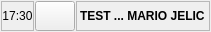
           <widget class="QFrame" name="fraStatusBar">
            <property name="sizePolicy">
             <sizepolicy hsizetype="Preferred" vsizetype="Maximum">
              <horstretch>0</horstretch>
              <verstretch>0</verstretch>
             </sizepolicy>
            </property>
            <property name="maximumSize">
             <size>
              <width>16777215</width>
              <height>32</height>
             </size>
            </property>
            <property name="frameShape">
             <enum>QFrame::NoFrame</enum>
            </property>
            <property name="frameShadow">
             <enum>QFrame::Raised</enum>
            </property>
            <layout class="QHBoxLayout" name="horizontalLayout">
             <property name="spacing">
              <number>1</number>
             </property>
             <property name="leftMargin">
              <number>1</number>
             </property>
             <property name="topMargin">
              <number>1</number>
             </property>
             <property name="rightMargin">
              <number>1</number>
             </property>
             <property name="bottomMargin">
              <number>1</number>
             </property>
             <item>
              <widget class="QLabel" name="lblTime">
               <property name="maximumSize">
                <size>
                 <width>80</width>
                 <height>16777215</height>
                </size>
               </property>
               <property name="frameShape">
                <enum>QFrame::StyledPanel</enum>
               </property>
               <property name="text">
                <string>17:30</string>
               </property>
               <property name="alignment">
                <set>Qt::AlignCenter</set>
               </property>
              </widget>
             </item>
             <item>
              <widget class="QPushButton" name="btnChangeUserRole">
               <property name="sizePolicy">
                <sizepolicy hsizetype="Maximum" vsizetype="Preferred">
                 <horstretch>0</horstretch>
                 <verstretch>0</verstretch>
                </sizepolicy>
               </property>
               <property name="cursor">
                <cursorShape>PointingHandCursor</cursorShape>
               </property>
               <property name="text">
                <string/>
               </property>
               <property name="icon">
                <iconset resource="../../resources/DonatForm.qrc">
                 <normaloff>:/InDonat/Forms/images/icon_bullets.gif</normaloff>:/InDonat/Forms/images/icon_bullets.gif</iconset>
               </property>
               <property name="iconSize">
                <size>
                 <width>16</width>
                 <height>16</height>
                </size>
               </property>
              </widget>
             </item>
             <item>
              <widget class="QLabel" name="lblStatusBarInfo">
               <property name="sizePolicy">
                <sizepolicy hsizetype="Preferred" vsizetype="Preferred">
                 <horstretch>0</horstretch>
                 <verstretch>0</verstretch>
                </sizepolicy>
               </property>
               <property name="font">
                <font>
                 <weight>75</weight>
                 <italic>false</italic>
                 <bold>true</bold>
                </font>
               </property>
               <property name="frameShape">
                <enum>QFrame::StyledPanel</enum>
               </property>
               <property name="text">
                <string>TEST ... MARIO JELIC</string>
               </property>
              </widget>
             </item>
            </layout>
           </widget>
